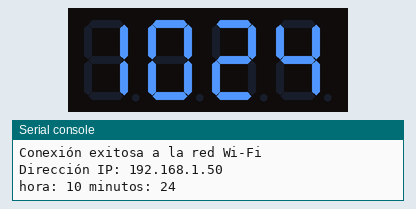
Simulated run of this program. Board: Raspberry Pi Pico running MicroPython. Shown: 4-digit seven-segment display, the last lines printed to the serial console. WiFi joins after 1.5 s; the clock reads 2024-03-15 10:24:30 at power-on unless the program sets it; library files of the repository ran but are not shown: tm1637.py.

Above: at 2.1 s.
At 90.9 s:
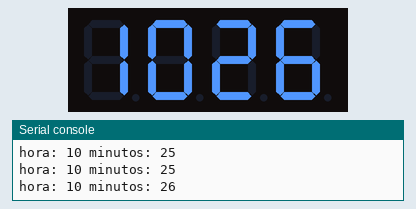

The program:

mostrar_hora_en_tm1637.py
```python
from machine import Pin
import tm1637
import network
import time

# Nombre y contraseña de la red Wi-Fi
SSID = "TIGO_WIFI"
PASSWORD = "WF7KR662*@"

# Configurar la conexión Wi-Fi
sta_if = network.WLAN(network.STA_IF)

# Verificar si la conexión está activada
if not sta_if.isconnected():
    print('Conectando a la red Wi-Fi...')
    sta_if.active(True)  # Activar la interfaz de red

    # Conectar a la red Wi-Fi
    sta_if.connect(SSID, PASSWORD)

    # Esperar hasta que se conecte
    while not sta_if.isconnected():
        time.sleep(1)

print('Conexión exitosa a la red Wi-Fi')
print('Dirección IP:', sta_if.ifconfig()[0])

# Definir los pines CLK y DIO
pin_clk = Pin(23, Pin.OUT)
pin_dio = Pin(19, Pin.OUT)

# Crear un objeto TM1637 con los pines CLK y DIO
display = tm1637.TM1637(clk=pin_clk, dio=pin_dio)

# Función para mostrar la hora en el display
def mostrar_hora(hora, minutos):
    # Formatear la hora y los minutos
    hora_str = "{:02d}".format(hora)
    minutos_str = "{:02d}".format(minutos)

    # Crear un string con la hora y minutos
    hora_completa = hora_str + minutos_str

    # Mostrar en el display
    display.show(hora_completa)

# Bucle principal
while True:
    # Simulación de obtener la hora actual
    hora_actual = time.localtime()
    hora, minutos = hora_actual[3], hora_actual[4]

    mostrar_hora(hora, minutos)
    print("hora:", hora,"minutos:", minutos)
    time.sleep(1)
```

Measured:
- what the display in image 0 shows lasts 28.3 s, from 2.0 s to 30.3 s
